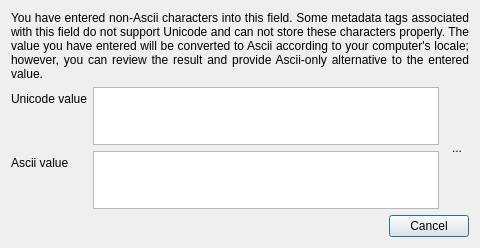
<?xml version="1.0" encoding="UTF-8"?>
<ui version="4.0">
 <class>AsciiTextDialogClass</class>
 <widget class="QDialog" name="AsciiTextDialogClass">
  <property name="windowModality">
   <enum>Qt::ApplicationModal</enum>
  </property>
  <property name="geometry">
   <rect>
    <x>0</x>
    <y>0</y>
    <width>480</width>
    <height>248</height>
   </rect>
  </property>
  <property name="windowTitle">
   <string>Edit non-unicode text</string>
  </property>
  <property name="windowIcon">
   <iconset resource="analogexif.qrc">
    <normaloff>:/images/icons/film_edit.png</normaloff>:/images/icons/film_edit.png</iconset>
  </property>
  <layout class="QVBoxLayout" name="verticalLayout">
   <item>
    <widget class="QLabel" name="label">
     <property name="text">
      <string>You have entered non-Ascii characters into this field. Some metadata tags associated with this field do not support Unicode and can not store these characters properly. The value you have entered will be converted to Ascii according to your computer's locale; however, you can review the result and provide Ascii-only alternative to the entered value.</string>
     </property>
     <property name="alignment">
      <set>Qt::AlignJustify|Qt::AlignTop</set>
     </property>
     <property name="wordWrap">
      <bool>true</bool>
     </property>
    </widget>
   </item>
   <item>
    <layout class="QHBoxLayout" name="horizontalLayout">
     <item>
      <layout class="QFormLayout" name="formLayout">
       <property name="fieldGrowthPolicy">
        <enum>QFormLayout::AllNonFixedFieldsGrow</enum>
       </property>
       <item row="1" column="0">
        <widget class="QLabel" name="label_2">
         <property name="text">
          <string>Unicode value</string>
         </property>
        </widget>
       </item>
       <item row="1" column="1">
        <widget class="QPlainTextEdit" name="unicodeEdit"/>
       </item>
       <item row="2" column="0">
        <widget class="QLabel" name="label_3">
         <property name="text">
          <string>Ascii value</string>
         </property>
        </widget>
       </item>
       <item row="2" column="1">
        <widget class="QPlainTextEdit" name="asciiEdit"/>
       </item>
      </layout>
     </item>
     <item>
      <widget class="QToolButton" name="copyBtn">
       <property name="toolTip">
        <string>Copy and convert text from Unicode to Ascii</string>
       </property>
       <property name="text">
        <string>...</string>
       </property>
       <property name="icon">
        <iconset resource="analogexif.qrc">
         <normaloff>:/images/icons/arrow_undo.png</normaloff>:/images/icons/arrow_undo.png</iconset>
       </property>
       <property name="autoRaise">
        <bool>true</bool>
       </property>
      </widget>
     </item>
    </layout>
   </item>
   <item>
    <widget class="QDialogButtonBox" name="buttonBox">
     <property name="standardButtons">
      <set>QDialogButtonBox::Cancel</set>
     </property>
    </widget>
   </item>
  </layout>
 </widget>
 <layoutdefault spacing="6" margin="11"/>
 <resources>
  <include location="analogexif.qrc"/>
 </resources>
 <connections/>
</ui>
